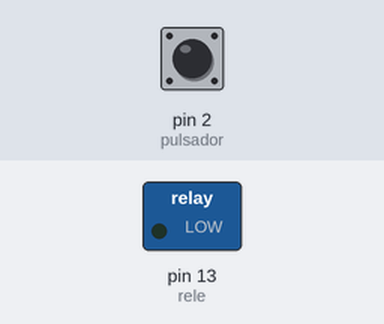
The sketch below on a simulated Arduino Uno, built with avr-gcc and run on an emulated ATmega328P. On the bench: switched loads named in the sketch (green lamp = pin HIGH). The test bench sets the inputs (shaded band); at power-on: pin 2 (pulsador) LOW.

Above: at 1.2 s.
1.3 s: pin 2 (pulsador) pulled HIGH for 0.15 s
At 1.37 s:
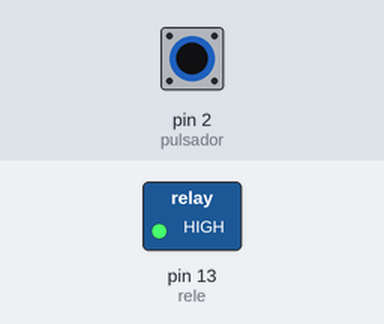
2.9 s: pin 2 (pulsador) pulled HIGH for 3.2 s
At 6.6 s:
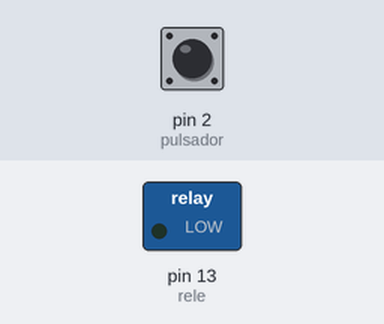
Timing chart, 0 to 8.1 s (numbered marks = the images above; inputs shaded):
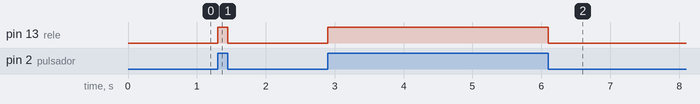

The sketch:

Ejercicio7-Rele-Puls.ino
```cpp
int pulsador = 2;
int rele= 13;

void setup()
{
  pinMode(pulsador, INPUT);
  pinMode(rele, OUTPUT);
}

void loop()
{
  if (digitalRead(pulsador) == HIGH)
  {
    digitalWrite(rele, HIGH);
  }
  else
  {
    digitalWrite(rele, LOW);
  }
}
```

Measured:
- after the input at 1.3 s, pin 13 (rele): LOW → HIGH at once, → LOW 0.15 s later
- after the input at 2.9 s, pin 13 (rele): LOW → HIGH at once, → LOW 3.2 s later
